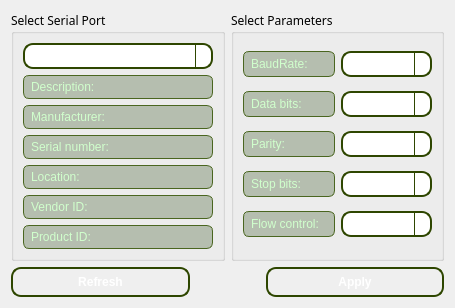
<?xml version="1.0" encoding="UTF-8"?>
<ui version="4.0">
 <class>SettingsDialog</class>
 <widget class="QDialog" name="SettingsDialog">
  <property name="geometry">
   <rect>
    <x>0</x>
    <y>0</y>
    <width>455</width>
    <height>297</height>
   </rect>
  </property>
  <property name="windowTitle">
   <string>Serial Ports</string>
  </property>
  <property name="styleSheet">
   <string notr="true">#centralwidget {
    background-color: black;
    background-image: url(:/img/logoUNERsolo.png);
    background-repeat: no-repeat;
    background-position: center;
}

/* QMenu con verde militar degradado */
QMenu {
    background-color: qlineargradient(spread:pad, x1:0, y1:0, x2:1, y2:0,
        stop:0 #556b2f, stop:1 #3a5f0b);
    color: white;
    font-weight: bold;
    border: 1px solid #6b8e23;
}

/* Botones */
QPushButton {
    color: white;
    background-color: qlineargradient(x1:0, y1:0, x2:0, y2:1,
        stop:0 #6b8e23, stop:1 #3a5f0b);
    border: 2px solid #2e4600;
    border-radius: 10px;
    padding: 6px 12px;
    font-weight: bold;
}
QPushButton:hover {
    background-color: #4b6e1f;
}

/* Labels */
QLabel {
    color: #d0ffcc;
    border: 1px solid #4a6620;
    background-color: rgba(50, 80, 30, 0.3);
    border-radius: 6px;
    padding: 4px;
}

/* QTextEdit */
QTextEdit {
    border: 2px solid #4a6620;
    border-radius: 10px;
    background-color: rgba(30, 50, 20, 0.3);
    color: #e6ffe6;
    padding: 6px;
    font-family: Consolas;
}

/* Personalizados */
QTextEdit#textEdit_RAW {
    font-size: 14px;
    font-style: italic;
}
QTextEdit#textEdit_PROCCES {
    font-size: 18px;
    font-style: italic;
}

/* ComboBox */
QComboBox {
    color: white;
    background-color: qlineargradient(x1:0, y1:0, x2:1, y2:1,
        stop:0 #6b8e23, stop:1 #3a5f0b);
    border: 2px solid #2e4600;
    border-radius: 10px;
    padding: 3px;
}
QComboBox:on {
    padding-top: 3px;
    padding-left: 4px;
}
QComboBox::drop-down {
    subcontrol-origin: padding;
    subcontrol-position: top right;
    width: 15px;
    border-left: 1px solid #2e4600;
    border-top-right-radius: 6px;
    border-bottom-right-radius: 6px;
}
</string>
  </property>
  <layout class="QGridLayout" name="gridLayout_3">
   <item row="0" column="1">
    <widget class="QGroupBox" name="parametersBox">
     <property name="font">
      <font>
       <family>Courier 10 Pitch</family>
      </font>
     </property>
     <property name="title">
      <string>Select Parameters</string>
     </property>
     <layout class="QGridLayout" name="gridLayout_2">
      <item row="0" column="0">
       <widget class="QLabel" name="baudRateLabel">
        <property name="text">
         <string>BaudRate:</string>
        </property>
       </widget>
      </item>
      <item row="0" column="1">
       <widget class="QComboBox" name="baudRateBox"/>
      </item>
      <item row="1" column="0">
       <widget class="QLabel" name="dataBitsLabel">
        <property name="text">
         <string>Data bits:</string>
        </property>
       </widget>
      </item>
      <item row="1" column="1">
       <widget class="QComboBox" name="dataBitsBox"/>
      </item>
      <item row="2" column="0">
       <widget class="QLabel" name="parityLabel">
        <property name="text">
         <string>Parity:</string>
        </property>
       </widget>
      </item>
      <item row="2" column="1">
       <widget class="QComboBox" name="parityBox"/>
      </item>
      <item row="3" column="0">
       <widget class="QLabel" name="stopBitsLabel">
        <property name="text">
         <string>Stop bits:</string>
        </property>
       </widget>
      </item>
      <item row="3" column="1">
       <widget class="QComboBox" name="stopBitsBox"/>
      </item>
      <item row="4" column="0">
       <widget class="QLabel" name="flowControlLabel">
        <property name="text">
         <string>Flow control:</string>
        </property>
       </widget>
      </item>
      <item row="4" column="1">
       <widget class="QComboBox" name="flowControlBox"/>
      </item>
     </layout>
    </widget>
   </item>
   <item row="0" column="0">
    <widget class="QGroupBox" name="selectBox">
     <property name="font">
      <font>
       <family>Courier 10 Pitch</family>
      </font>
     </property>
     <property name="title">
      <string>Select Serial Port</string>
     </property>
     <layout class="QGridLayout" name="gridLayout">
      <item row="0" column="0">
       <widget class="QComboBox" name="serialPortInfoListBox"/>
      </item>
      <item row="1" column="0">
       <widget class="QLabel" name="descriptionLabel">
        <property name="text">
         <string>Description:</string>
        </property>
       </widget>
      </item>
      <item row="2" column="0">
       <widget class="QLabel" name="manufacturerLabel">
        <property name="text">
         <string>Manufacturer:</string>
        </property>
       </widget>
      </item>
      <item row="3" column="0">
       <widget class="QLabel" name="serialNumberLabel">
        <property name="text">
         <string>Serial number:</string>
        </property>
       </widget>
      </item>
      <item row="4" column="0">
       <widget class="QLabel" name="locationLabel">
        <property name="text">
         <string>Location:</string>
        </property>
       </widget>
      </item>
      <item row="5" column="0">
       <widget class="QLabel" name="vidLabel">
        <property name="text">
         <string>Vendor ID:</string>
        </property>
       </widget>
      </item>
      <item row="6" column="0">
       <widget class="QLabel" name="pidLabel">
        <property name="text">
         <string>Product ID:</string>
        </property>
       </widget>
      </item>
     </layout>
    </widget>
   </item>
   <item row="1" column="0" colspan="2">
    <layout class="QHBoxLayout" name="horizontalLayout">
     <item>
      <widget class="QPushButton" name="pushButtonRefresh">
       <property name="text">
        <string>Refresh</string>
       </property>
      </widget>
     </item>
     <item>
      <spacer name="horizontalSpacer">
       <property name="orientation">
        <enum>Qt::Horizontal</enum>
       </property>
       <property name="sizeType">
        <enum>QSizePolicy::Fixed</enum>
       </property>
       <property name="sizeHint" stdset="0">
        <size>
         <width>70</width>
         <height>20</height>
        </size>
       </property>
      </spacer>
     </item>
     <item>
      <widget class="QPushButton" name="applyButton">
       <property name="text">
        <string>Apply</string>
       </property>
      </widget>
     </item>
    </layout>
   </item>
  </layout>
 </widget>
 <resources/>
 <connections/>
</ui>
